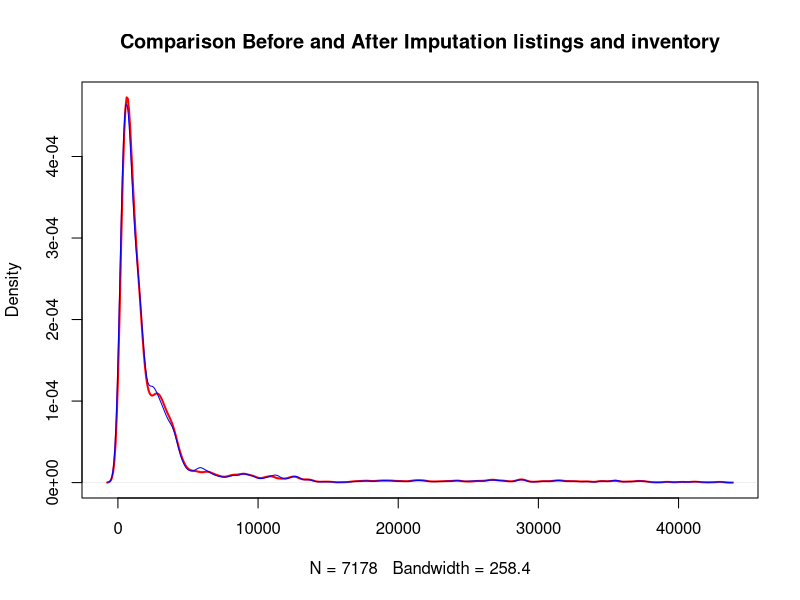
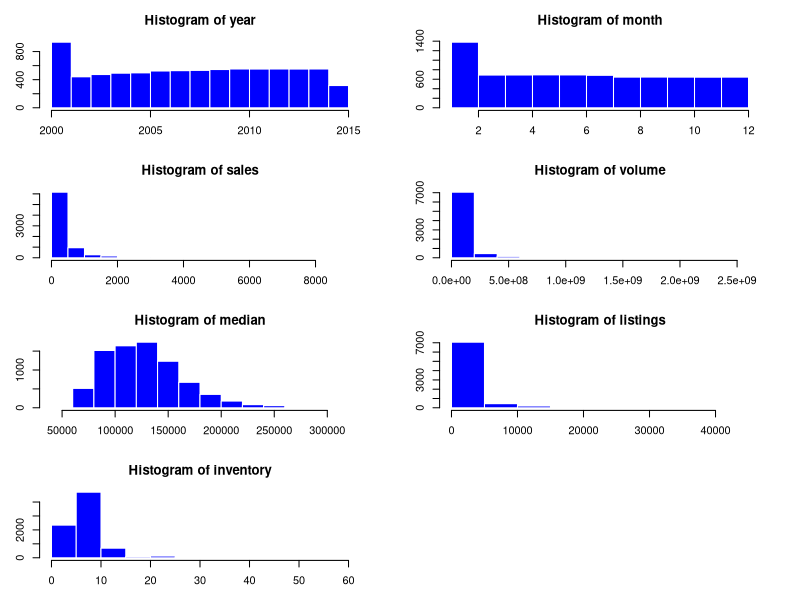
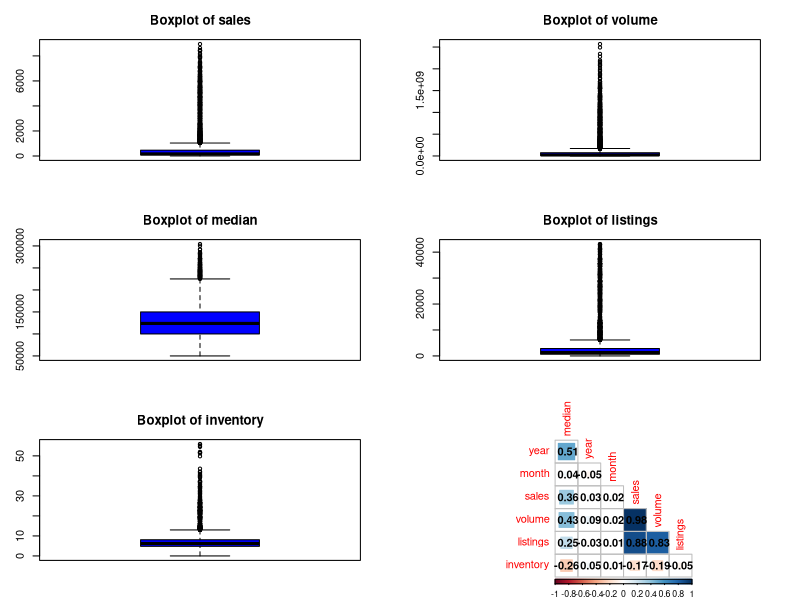
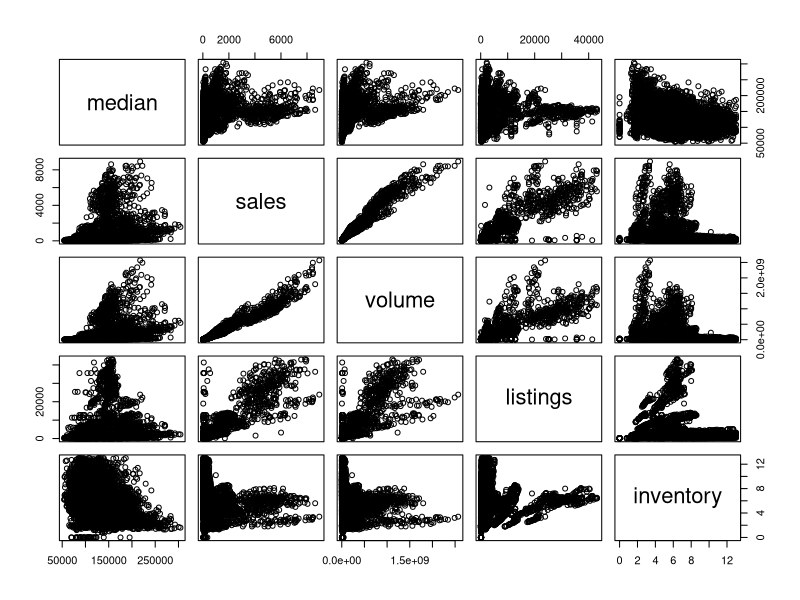
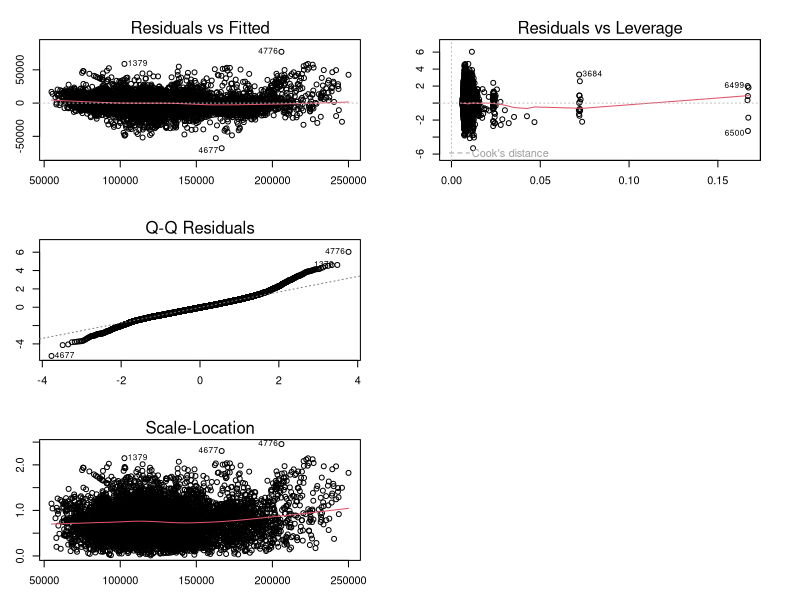

Write the R code that produced these figures, in order.
## ---- chunk 1
library(datasets)
library(lubridate)
library(tidyverse)
library(mice)
library(corrplot)
## ---- chunk 2
data("txhousing")

# View the dataset
View(txhousing)
## ---- chunk 3
# Check data types

glimpse(txhousing)

# or you can also use str, if you prefer
#str(txhousing)

## ---- chunk 4

# Let's create a copy of the dataset to preserve the original
txhouses <- txhousing


# Adjusting data types
txhouses$date <- date_decimal(txhouses$date, tz='GMT')
txhouses$city <- as.factor(txhouses$city)

glimpse(txhouses)

## ---- chunk 5
# Descriptive statistics
summary(txhouses)
## ---- chunk 6

nrow(txhouses) / length(unique(txhouses$city))

## ---- chunk 7
# Copy the dataset
idx_notna <- txhouses

#Add an index column
idx_notna$idx <- 1:nrow(idx_notna)

# Omit the NAs and get the idx column. The NAs will be the complementary subset, the rows that are not in the subset with omited NA
idx_notna <- idx_notna %>% na.omit() %>% select(idx) %>% as.vector() %>% unlist()

# View all the NAs 
View(txhouses[-idx_notna,])

# Percentage of NAs
print( nrow(txhouses[-idx_notna,]) / nrow(txhouses) )

## ---- chunk 8
# Drop NAs
txhouses_no_na <- txhouses %>% na.omit()
## ---- chunk 9

# Find the row numbers with 5 NAs
idx <- which( rowSums(is.na(txhouses)) == 5 )

# Filter those rows out
txhouses <- txhouses[-idx,]

## ---- chunk 10

# Proportion listings
print('Proportions to `listings`')
prop.table( table(is.na(txhouses$listings)))


# Proportion invnetory
writeLines('--------------------------------')
writeLines('\nProportions to `inventory`')
prop.table( table(is.na(txhouses$inventory)))

# Proportion sales
writeLines('--------------------------------')
writeLines('\nProportions to `sales`')
prop.table( table(is.na(txhouses$sales)))

# Proportion volume
writeLines('--------------------------------')
writeLines('\nProportions to `volume`')
prop.table( table(is.na(txhouses$volume)))

# Proportion median
writeLines('--------------------------------')
writeLines('\nProportions to `median`')
prop.table( table(is.na(txhouses$median)))

## ---- chunk 11

# Impute median value
txhouses$sales[is.na(txhouses$sales)] <- median(txhouses$sales, na.rm=T)
txhouses$volume[is.na(txhouses$volume)] <- median(txhouses$volume, na.rm=T)
txhouses$median[is.na(txhouses$median)] <- median(txhouses$median, na.rm=T)

## ---- chunk 12
# Use mice inputer
impute         <- mice(data.frame(txhouses %>% select(7:8), seed = 123))
impute_data    <- complete(impute, 1)

# Replace the columns with the imputed ones
txhouses_clean <- txhouses %>% 
  mutate(
    listings  = impute_data %>% pull(1),
    inventory = impute_data %>% pull(2)
  )

txhouses_clean
## ---- chunk 13

# Let's compare the distribution of the data prior and after the imputation
comparison_after_impute <- data.frame(before = txhouses$listings,
                                      after = txhouses_clean$listings)

before <- density(na.omit(comparison_after_impute$before))
after <- density(na.omit(comparison_after_impute$after))

# Plot both distributions
plot(before, col='red', lwd=2, main = 'Comparison Before and After Imputation listings and inventory')
lines(after, col='blue', lwd=1)


## ---- chunk 14

# Checking missing data
sum( is.na(txhouses_clean) )
## ---- chunk 15
# Transform to data.frame type for base R plotting
txhouses_clean <- as.data.frame(txhouses_clean)

# Create a grid for plotting multiple histograms
par(
  mfrow = c(4,2),
  mar   = c(3,3,3,3)
)

# Plot histograms
for (var in colnames(txhouses_clean[2:8])) {
  hist(txhouses_clean[,var],
       col= 'blue',
       main= paste('Histogram of', var),
       border='white' )
}

## ---- chunk 16

# Create a grid for plotting multiple boxplots
par(mfrow = c(3,2))

# Plot boxplots
for (var in colnames(txhouses_clean[4:8])) {
  boxplot(txhouses_clean[,var],
       col= 'blue',
       main= paste('Boxplot of', var)  )
}
## ---- chunk 17

# Loop by variable
for (var in colnames(txhouses_clean[4:8])) {
  variable = txhouses_clean[, var]
  
  # Calculate upper and lower cap values
  upper_cap = quantile(variable, 0.75) +  (IQR(variable) * 1.5)
  lower_cap = quantile(variable, 0.25) -  (IQR(variable) * 1.5)
  
  # Calculate total outliers
  outliers = length(which(variable > upper_cap)) + length(which(variable < lower_cap))
  
  # Print Quantities on the screen
  print( paste('Variable:', var) )
  print( paste('Outlier observations:', outliers, '| Pct:', round(outliers/nrow(txhouses_clean),3)*100,'%') )
  writeLines('----------------------------------------')
  
  # Remove 
  txhouses_no_outliers <- txhouses_clean %>% 
    filter(variable > lower_cap & variable < upper_cap)
    
}

## ---- chunk 18

# Rearrange dataset for better visualization
txhouses_no_outliers <- txhouses_no_outliers %>% 
  select(median, everything())

# Create a correlation matrix excluding city
CM = cor(txhouses_no_outliers[, -c(2,9)])

#Plot the correlation heatmap
corrplot(CM, method = 'square', type = 'lower', 
         diag = FALSE, addCoef.col = 'black')


## ---- chunk 19
#Plotting all the scatterplot for pairs of variables
vars_for_scatter <- c('median', 'sales', 'volume', 'listings' , 'inventory')
pairs(txhouses_no_outliers[,vars_for_scatter])
## ---- chunk 20

# Create a variable with the length of our dataset
len <- nrow(txhouses_no_outliers)

# Create a random index for data split
idx <- sample(1:len, size=len*0.8)

# Train test split
train <- txhouses_no_outliers[idx,]
test <- txhouses_no_outliers[-idx,]

## ---- chunk 21
linear_model <- lm('median ~ . - date - sales - listings', data=train)
summary(linear_model)

## ---- chunk 22
#Plot the residuals
plot(linear_model)
